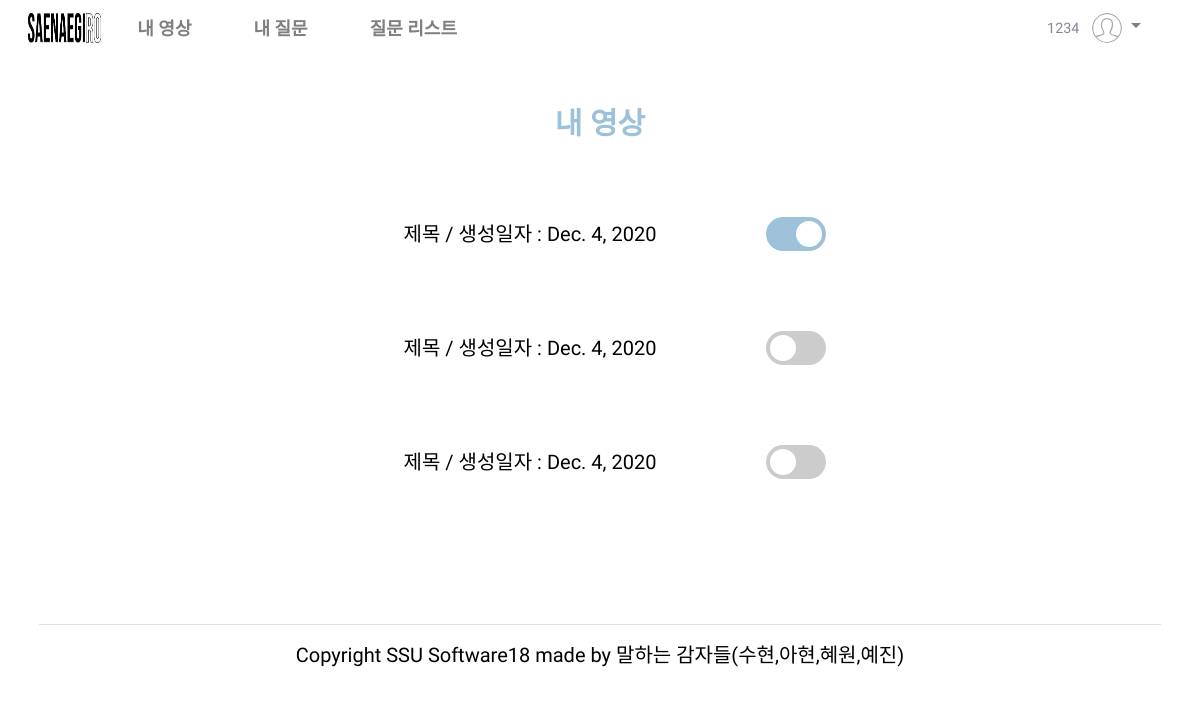
Page /website/myVideo/ (signed in) on the earlier database version.
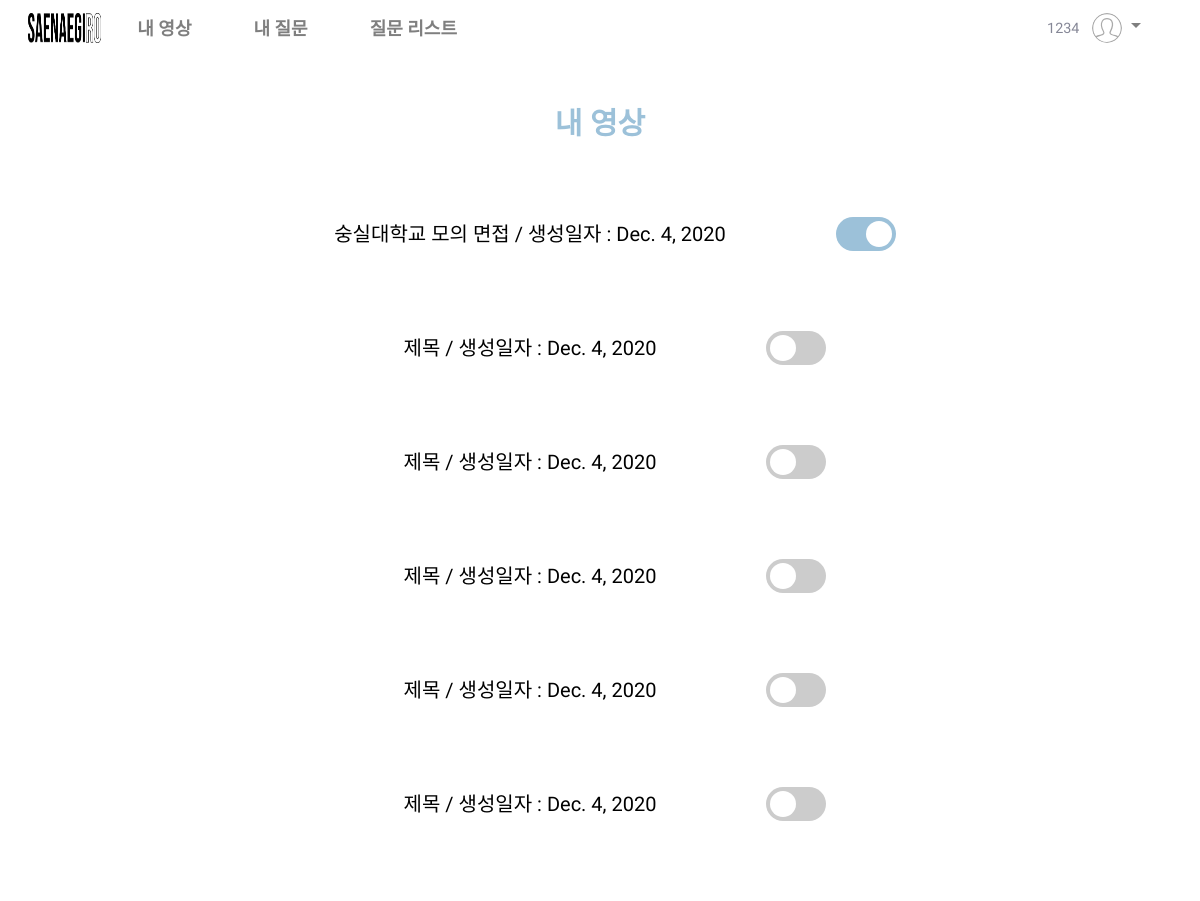
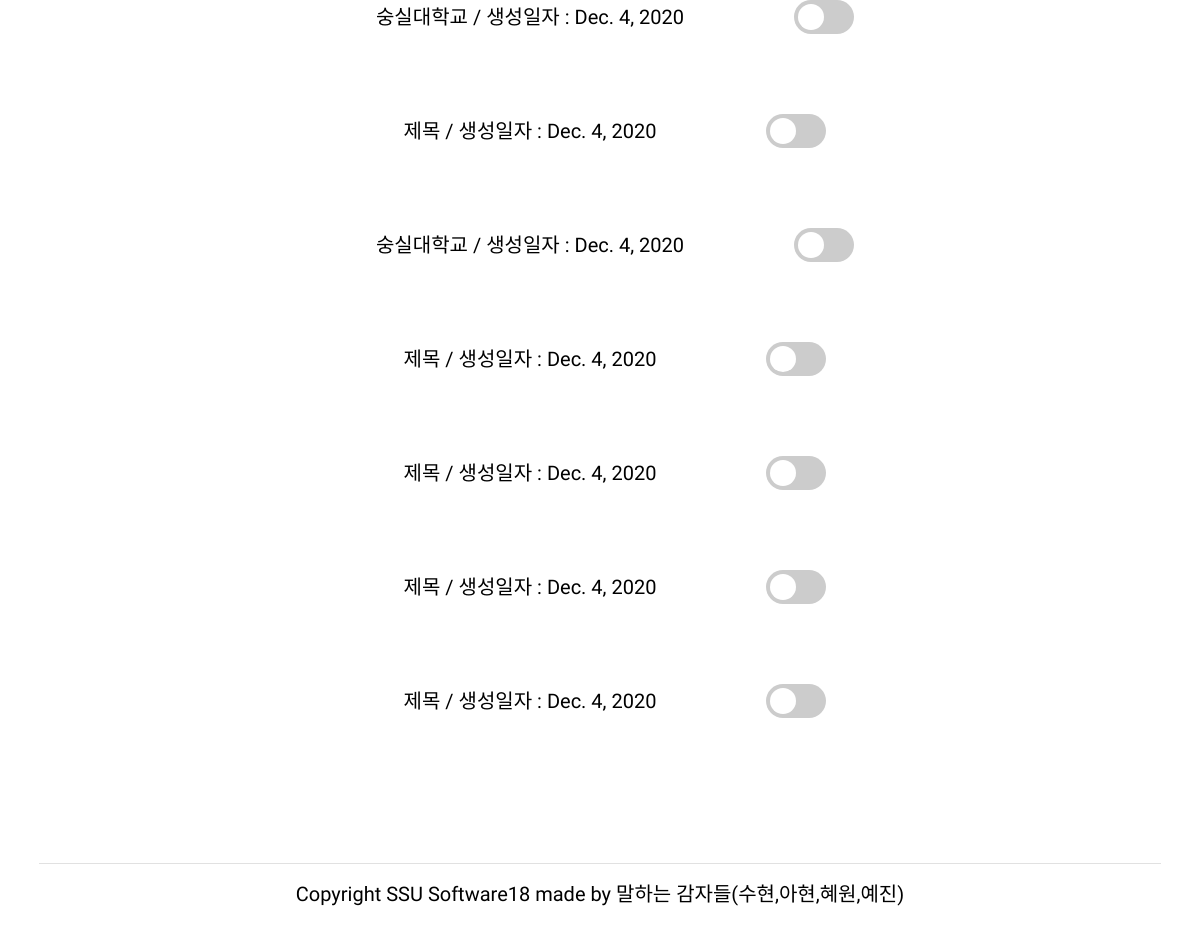
Same page on the later database version (2 pictures, top to bottom).
### website/models.py (models this page shows, shortened)
class Report(models.Model):  # 수정필요
    id = models.AutoField(
        primary_key=True,
        unique=True,
        editable=False,
        verbose_name='pk'
    )
    title = models.CharField(max_length=100, default='제목', verbose_name='제목')
    question1 = models.CharField(max_length=50000, blank=True, null=True, verbose_name='질문1')
    question2 = models.CharField(max_length=50000, blank=True, null=True, verbose_name='질문2')
    question3 = models.CharField(max_length=50000, blank=True, null=True, verbose_name='질문3')
    video1 = models.FileField(blank=True, null=True, upload_to="videos",verbose_name='영상1')
    video2 = models.FileField(blank=True, null=True, upload_to="videos",verbose_name='영상2')
    video3 = models.FileField(blank=True, null=True, upload_to="videos",verbose_name='영상3')
    audio1 = models.FileField(blank=True, null=True, upload_to="videos",verbose_name='음성1')
    audio2 = models.FileField(blank=True, null=True, upload_to="videos",verbose_name='음성2')
    audio3 = models.FileField(blank=True, null=True, upload_to="videos",verbose_name='음성3')
    script1 = models.CharField(max_length=50000, blank=True, null=True, verbose_name='스크립트1')
    script2 = models.CharField(max_length=50000, blank=True, null=True, verbose_name='스크립트2')
    script3 = models.CharField(max_length=50000, blank=True, null=True, verbose_name='스크립트3')
    adverb1 = jsonfield.JSONField()
    adverb2 = jsonfield.JSONField()
    adverb3 = jsonfield.JSONField()
    repetition1 = jsonfield.JSONField()
    repetition2 = jsonfield.JSONField()
    repetition3 = jsonfield.JSONField()
    speed1 = models.FloatField(blank=True, null=True, verbose_name='말하기 속도1')
    speed2 = models.FloatField(blank=True, null=True, verbose_name='말하기 속도2')
    speed3 = models.FloatField(blank=True, null=True, verbose_name='말하기 속도3')
    sCorrect1 = models.CharField(max_length=10000, blank=True, null=True,  verbose_name='말하기 속도1')
    sCorrect2 = models.CharField(max_length=10000, blank=True, null=True,  verbose_name='말하기 속도2')
    sCorrect3 = models.CharField(max_length=10000, blank=True, null=True,  verbose_name='말하기 속도3')
    comment1 = models.CharField(max_length=10000, blank=True, null=True, verbose_name='댓글1')
    comment2 = models.CharField(max_length=10000, blank=True, null=True, verbose_name='댓글2')
    comment3 = models.CharField(max_length=10000, blank=True, null=True, verbose_name='댓글3')
    pub_date = models.DateField(auto_now_add=True, verbose_name='날짜')
    student = models.ForeignKey(User, on_delete=models.CASCADE)
    teacher = models.ForeignKey(Teacher,null=True, blank=True, on_delete=models.CASCADE)
    share = models.BooleanField(default=False, verbose_name='공유')

### website/views.py (the view)
# urls.py: path('myVideo/', views.myVideo, name='myVideo'),
@csrf_exempt
def myVideo(request):
    try:
        print(request.session.get('user'))
        report = Report.objects.filter(student=request.session.get('user'))
        return render(request, 'myVideo.html', {'video' : report})
    except:
        return redirect(reverse('website:studentHome'))

### website/templates/myVideo.html (shortened to what this page needs)
{% extends 'stu_template.html' %}
{% load static %}
{% block content %}
<link href="{% static 'css/myVideo.css' %}" rel="stylesheet">
<div class="myVideo-page">
    <h1>내 영상</h1>
    <div class="form">
        <div class="info">
            {% for i in video %}
            <div class="content">
                <p id="info"><a href="{% url 'website:myVideoDetail' reportID=i.id %}">{{ i.title }} / 생성일자 : {{i.pub_date}}</a>
                </p>
                {% if i.share == True %}
                <label class="switch">
                    <span class="slider round"></span>
                </label>
                {% else %}
                <label class="switch">
                    <span class="sliderF round"></span>
                </label>
                {% endif %}
            </div>
            {% endfor %}
        </div>
    </div>
</div>
{% endblock %}

Differences in the rows shown:
now on this page (row edited): Report: title "숭실대학교 모의 면접", pub_date "Dec. 4, 2020"
changed Report (number 2 of 13 on the later page): share True → False (drawn)
now on this page (row edited): Report: title "제목", pub_date "Dec. 4, 2020"
now on this page (row edited): Report: title "제목", pub_date "Dec. 4, 2020"
now on this page (row edited): Report: title "숭실대학교", pub_date "Dec. 4, 2020"
now on this page (row edited): Report: title "제목", pub_date "Dec. 4, 2020"
now on this page (row edited): Report: title "숭실대학교", pub_date "Dec. 4, 2020"
now on this page (row edited): Report: title "제목", pub_date "Dec. 4, 2020"
now on this page (row edited): Report: title "제목", pub_date "Dec. 4, 2020"
now on this page (row edited): Report: title "제목", pub_date "Dec. 4, 2020"
now on this page (row edited): Report: title "제목", pub_date "Dec. 4, 2020"
